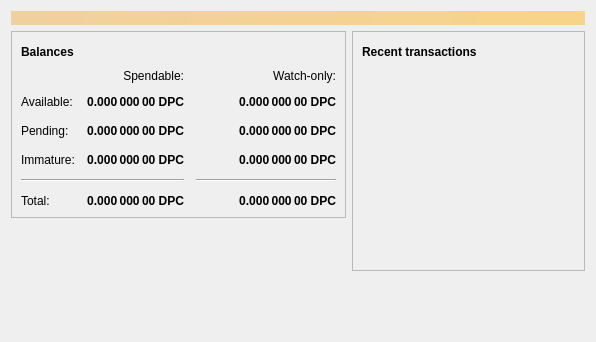
<?xml version="1.0" encoding="UTF-8"?>
<ui version="4.0">
 <class>OverviewPage</class>
 <widget class="QWidget" name="OverviewPage">
  <property name="geometry">
   <rect>
    <x>0</x>
    <y>0</y>
    <width>596</width>
    <height>342</height>
   </rect>
  </property>
  <property name="windowTitle">
   <string>Form</string>
  </property>
  <layout class="QVBoxLayout" name="topLayout">
   <item>
    <widget class="QLabel" name="labelAlerts">
     <property name="visible">
      <bool>false</bool>
     </property>
     <property name="styleSheet">
      <string notr="true">QLabel { background-color: qlineargradient(x1: 0, y1: 0, x2: 1, y2: 0, stop:0 #F0D0A0, stop:1 #F8D488); color:#000000; }</string>
     </property>
     <property name="wordWrap">
      <bool>true</bool>
     </property>
     <property name="margin">
      <number>3</number>
     </property>
     <property name="textInteractionFlags">
      <set>Qt::TextSelectableByMouse</set>
     </property>
    </widget>
   </item>
   <item>
    <layout class="QHBoxLayout" name="horizontalLayout" stretch="1,1">
     <item>
      <layout class="QVBoxLayout" name="verticalLayout_2">
       <item>
        <widget class="QFrame" name="frame">
         <property name="frameShape">
          <enum>QFrame::StyledPanel</enum>
         </property>
         <property name="frameShadow">
          <enum>QFrame::Raised</enum>
         </property>
         <layout class="QVBoxLayout" name="verticalLayout_4">
          <item>
           <layout class="QHBoxLayout" name="horizontalLayout_4">
            <item>
             <widget class="QLabel" name="label_5">
              <property name="font">
               <font>
                <weight>75</weight>
                <bold>true</bold>
               </font>
              </property>
              <property name="text">
               <string>Balances</string>
              </property>
             </widget>
            </item>
            <item>
             <widget class="QPushButton" name="labelWalletStatus">
              <property name="enabled">
               <bool>true</bool>
              </property>
              <property name="maximumSize">
               <size>
                <width>30</width>
                <height>16777215</height>
               </size>
              </property>
              <property name="toolTip">
               <string>The displayed information may be out of date. Your wallet automatically synchronizes with the Defiprofitcoin network after a connection is established, but this process has not completed yet.</string>
              </property>
              <property name="text">
               <string/>
              </property>
              <property name="icon">
               <iconset resource="../bitcoin.qrc">
                <normaloff>:/icons/warning</normaloff>
                <disabledoff>:/icons/warning</disabledoff>:/icons/warning</iconset>
              </property>
              <property name="iconSize">
               <size>
                <width>24</width>
                <height>24</height>
               </size>
              </property>
              <property name="flat">
               <bool>true</bool>
              </property>
             </widget>
            </item>
            <item>
             <spacer name="horizontalSpacer_3">
              <property name="orientation">
               <enum>Qt::Horizontal</enum>
              </property>
              <property name="sizeHint" stdset="0">
               <size>
                <width>40</width>
                <height>20</height>
               </size>
              </property>
             </spacer>
            </item>
           </layout>
          </item>
          <item>
           <layout class="QGridLayout" name="gridLayout">
            <property name="spacing">
             <number>12</number>
            </property>
            <item row="2" column="2">
             <widget class="QLabel" name="labelWatchPending">
              <property name="font">
               <font>
                <weight>75</weight>
                <bold>true</bold>
               </font>
              </property>
              <property name="cursor">
               <cursorShape>IBeamCursor</cursorShape>
              </property>
              <property name="toolTip">
               <string>Unconfirmed transactions to watch-only addresses</string>
              </property>
              <property name="text">
               <string notr="true">0.000 000 00 DPC</string>
              </property>
              <property name="alignment">
               <set>Qt::AlignRight|Qt::AlignTrailing|Qt::AlignVCenter</set>
              </property>
              <property name="textInteractionFlags">
               <set>Qt::LinksAccessibleByMouse|Qt::TextSelectableByKeyboard|Qt::TextSelectableByMouse</set>
              </property>
             </widget>
            </item>
            <item row="2" column="1">
             <widget class="QLabel" name="labelUnconfirmed">
              <property name="font">
               <font>
                <weight>75</weight>
                <bold>true</bold>
               </font>
              </property>
              <property name="cursor">
               <cursorShape>IBeamCursor</cursorShape>
              </property>
              <property name="toolTip">
               <string>Total of transactions that have yet to be confirmed, and do not yet count toward the spendable balance</string>
              </property>
              <property name="text">
               <string notr="true">0.000 000 00 DPC</string>
              </property>
              <property name="alignment">
               <set>Qt::AlignRight|Qt::AlignTrailing|Qt::AlignVCenter</set>
              </property>
              <property name="textInteractionFlags">
               <set>Qt::LinksAccessibleByMouse|Qt::TextSelectableByKeyboard|Qt::TextSelectableByMouse</set>
              </property>
             </widget>
            </item>
            <item row="3" column="2">
             <widget class="QLabel" name="labelWatchImmature">
              <property name="font">
               <font>
                <weight>75</weight>
                <bold>true</bold>
               </font>
              </property>
              <property name="cursor">
               <cursorShape>IBeamCursor</cursorShape>
              </property>
              <property name="toolTip">
               <string>Mined balance in watch-only addresses that has not yet matured</string>
              </property>
              <property name="text">
               <string notr="true">0.000 000 00 DPC</string>
              </property>
              <property name="alignment">
               <set>Qt::AlignRight|Qt::AlignTrailing|Qt::AlignVCenter</set>
              </property>
              <property name="textInteractionFlags">
               <set>Qt::LinksAccessibleByMouse|Qt::TextSelectableByKeyboard|Qt::TextSelectableByMouse</set>
              </property>
             </widget>
            </item>
            <item row="4" column="0" colspan="2">
             <widget class="Line" name="line">
              <property name="orientation">
               <enum>Qt::Horizontal</enum>
              </property>
             </widget>
            </item>
            <item row="4" column="2">
             <widget class="Line" name="lineWatchBalance">
              <property name="sizePolicy">
               <sizepolicy hsizetype="Preferred" vsizetype="Fixed">
                <horstretch>0</horstretch>
                <verstretch>0</verstretch>
               </sizepolicy>
              </property>
              <property name="minimumSize">
               <size>
                <width>140</width>
                <height>0</height>
               </size>
              </property>
              <property name="orientation">
               <enum>Qt::Horizontal</enum>
              </property>
             </widget>
            </item>
            <item row="5" column="0">
             <widget class="QLabel" name="labelTotalText">
              <property name="text">
               <string>Total:</string>
              </property>
             </widget>
            </item>
            <item row="3" column="1">
             <widget class="QLabel" name="labelImmature">
              <property name="font">
               <font>
                <weight>75</weight>
                <bold>true</bold>
               </font>
              </property>
              <property name="cursor">
               <cursorShape>IBeamCursor</cursorShape>
              </property>
              <property name="toolTip">
               <string>Mined balance that has not yet matured</string>
              </property>
              <property name="text">
               <string notr="true">0.000 000 00 DPC</string>
              </property>
              <property name="alignment">
               <set>Qt::AlignRight|Qt::AlignTrailing|Qt::AlignVCenter</set>
              </property>
              <property name="textInteractionFlags">
               <set>Qt::LinksAccessibleByMouse|Qt::TextSelectableByKeyboard|Qt::TextSelectableByMouse</set>
              </property>
             </widget>
            </item>
            <item row="2" column="3">
             <spacer name="horizontalSpacer_2">
              <property name="orientation">
               <enum>Qt::Horizontal</enum>
              </property>
              <property name="sizeHint" stdset="0">
               <size>
                <width>40</width>
                <height>20</height>
               </size>
              </property>
             </spacer>
            </item>
            <item row="3" column="0">
             <widget class="QLabel" name="labelImmatureText">
              <property name="text">
               <string>Immature:</string>
              </property>
             </widget>
            </item>
            <item row="5" column="1">
             <widget class="QLabel" name="labelTotal">
              <property name="font">
               <font>
                <weight>75</weight>
                <bold>true</bold>
               </font>
              </property>
              <property name="cursor">
               <cursorShape>IBeamCursor</cursorShape>
              </property>
              <property name="toolTip">
               <string>Your current total balance</string>
              </property>
              <property name="text">
               <string notr="true">0.000 000 00 DPC</string>
              </property>
              <property name="alignment">
               <set>Qt::AlignRight|Qt::AlignTrailing|Qt::AlignVCenter</set>
              </property>
              <property name="textInteractionFlags">
               <set>Qt::LinksAccessibleByMouse|Qt::TextSelectableByKeyboard|Qt::TextSelectableByMouse</set>
              </property>
             </widget>
            </item>
            <item row="5" column="2">
             <widget class="QLabel" name="labelWatchTotal">
              <property name="font">
               <font>
                <weight>75</weight>
                <bold>true</bold>
               </font>
              </property>
              <property name="cursor">
               <cursorShape>IBeamCursor</cursorShape>
              </property>
              <property name="toolTip">
               <string>Current total balance in watch-only addresses</string>
              </property>
              <property name="text">
               <string notr="true">0.000 000 00 DPC</string>
              </property>
              <property name="alignment">
               <set>Qt::AlignRight|Qt::AlignTrailing|Qt::AlignVCenter</set>
              </property>
              <property name="textInteractionFlags">
               <set>Qt::LinksAccessibleByMouse|Qt::TextSelectableByKeyboard|Qt::TextSelectableByMouse</set>
              </property>
             </widget>
            </item>
            <item row="0" column="2">
             <widget class="QLabel" name="labelWatchonly">
              <property name="text">
               <string>Watch-only:</string>
              </property>
              <property name="alignment">
               <set>Qt::AlignRight|Qt::AlignTrailing|Qt::AlignVCenter</set>
              </property>
             </widget>
            </item>
            <item row="1" column="0">
             <widget class="QLabel" name="labelBalanceText">
              <property name="text">
               <string>Available:</string>
              </property>
             </widget>
            </item>
            <item row="1" column="1">
             <widget class="QLabel" name="labelBalance">
              <property name="font">
               <font>
                <weight>75</weight>
                <bold>true</bold>
               </font>
              </property>
              <property name="cursor">
               <cursorShape>IBeamCursor</cursorShape>
              </property>
              <property name="toolTip">
               <string>Your current spendable balance</string>
              </property>
              <property name="text">
               <string notr="true">0.000 000 00 DPC</string>
              </property>
              <property name="alignment">
               <set>Qt::AlignRight|Qt::AlignTrailing|Qt::AlignVCenter</set>
              </property>
              <property name="textInteractionFlags">
               <set>Qt::LinksAccessibleByMouse|Qt::TextSelectableByKeyboard|Qt::TextSelectableByMouse</set>
              </property>
             </widget>
            </item>
            <item row="1" column="2">
             <widget class="QLabel" name="labelWatchAvailable">
              <property name="font">
               <font>
                <weight>75</weight>
                <bold>true</bold>
               </font>
              </property>
              <property name="cursor">
               <cursorShape>IBeamCursor</cursorShape>
              </property>
              <property name="toolTip">
               <string>Your current balance in watch-only addresses</string>
              </property>
              <property name="text">
               <string notr="true">0.000 000 00 DPC</string>
              </property>
              <property name="alignment">
               <set>Qt::AlignRight|Qt::AlignTrailing|Qt::AlignVCenter</set>
              </property>
              <property name="textInteractionFlags">
               <set>Qt::LinksAccessibleByMouse|Qt::TextSelectableByKeyboard|Qt::TextSelectableByMouse</set>
              </property>
             </widget>
            </item>
            <item row="2" column="0">
             <widget class="QLabel" name="labelPendingText">
              <property name="text">
               <string>Pending:</string>
              </property>
             </widget>
            </item>
            <item row="0" column="1">
             <widget class="QLabel" name="labelSpendable">
              <property name="text">
               <string>Spendable:</string>
              </property>
              <property name="alignment">
               <set>Qt::AlignRight|Qt::AlignTrailing|Qt::AlignVCenter</set>
              </property>
             </widget>
            </item>
           </layout>
          </item>
         </layout>
        </widget>
       </item>
       <item>
        <spacer name="verticalSpacer">
         <property name="orientation">
          <enum>Qt::Vertical</enum>
         </property>
         <property name="sizeHint" stdset="0">
          <size>
           <width>20</width>
           <height>40</height>
          </size>
         </property>
        </spacer>
       </item>
      </layout>
     </item>
     <item>
      <layout class="QVBoxLayout" name="verticalLayout_3">
       <item>
        <widget class="QFrame" name="frame_2">
         <property name="frameShape">
          <enum>QFrame::StyledPanel</enum>
         </property>
         <property name="frameShadow">
          <enum>QFrame::Raised</enum>
         </property>
         <layout class="QVBoxLayout" name="verticalLayout">
          <item>
           <layout class="QHBoxLayout" name="horizontalLayout_2">
            <item>
             <widget class="QLabel" name="label_4">
              <property name="font">
               <font>
                <weight>75</weight>
                <bold>true</bold>
               </font>
              </property>
              <property name="text">
               <string>Recent transactions</string>
              </property>
             </widget>
            </item>
            <item>
             <widget class="QPushButton" name="labelTransactionsStatus">
              <property name="enabled">
               <bool>true</bool>
              </property>
              <property name="maximumSize">
               <size>
                <width>30</width>
                <height>16777215</height>
               </size>
              </property>
              <property name="toolTip">
               <string>The displayed information may be out of date. Your wallet automatically synchronizes with the Defiprofitcoin network after a connection is established, but this process has not completed yet.</string>
              </property>
              <property name="text">
               <string/>
              </property>
              <property name="icon">
               <iconset resource="../bitcoin.qrc">
                <normaloff>:/icons/warning</normaloff>
                <disabledoff>:/icons/warning</disabledoff>:/icons/warning</iconset>
              </property>
              <property name="iconSize">
               <size>
                <width>24</width>
                <height>24</height>
               </size>
              </property>
              <property name="flat">
               <bool>true</bool>
              </property>
             </widget>
            </item>
            <item>
             <spacer name="horizontalSpacer">
              <property name="orientation">
               <enum>Qt::Horizontal</enum>
              </property>
              <property name="sizeHint" stdset="0">
               <size>
                <width>40</width>
                <height>20</height>
               </size>
              </property>
             </spacer>
            </item>
           </layout>
          </item>
          <item>
           <widget class="QListView" name="listTransactions">
            <property name="styleSheet">
             <string notr="true">QListView { background: transparent; }</string>
            </property>
            <property name="frameShape">
             <enum>QFrame::NoFrame</enum>
            </property>
            <property name="verticalScrollBarPolicy">
             <enum>Qt::ScrollBarAlwaysOff</enum>
            </property>
            <property name="horizontalScrollBarPolicy">
             <enum>Qt::ScrollBarAlwaysOff</enum>
            </property>
            <property name="selectionMode">
             <enum>QAbstractItemView::NoSelection</enum>
            </property>
           </widget>
          </item>
         </layout>
        </widget>
       </item>
       <item>
        <spacer name="verticalSpacer_2">
         <property name="orientation">
          <enum>Qt::Vertical</enum>
         </property>
         <property name="sizeHint" stdset="0">
          <size>
           <width>20</width>
           <height>40</height>
          </size>
         </property>
        </spacer>
       </item>
      </layout>
     </item>
    </layout>
   </item>
  </layout>
 </widget>
 <resources/>
 <connections/>
</ui>
